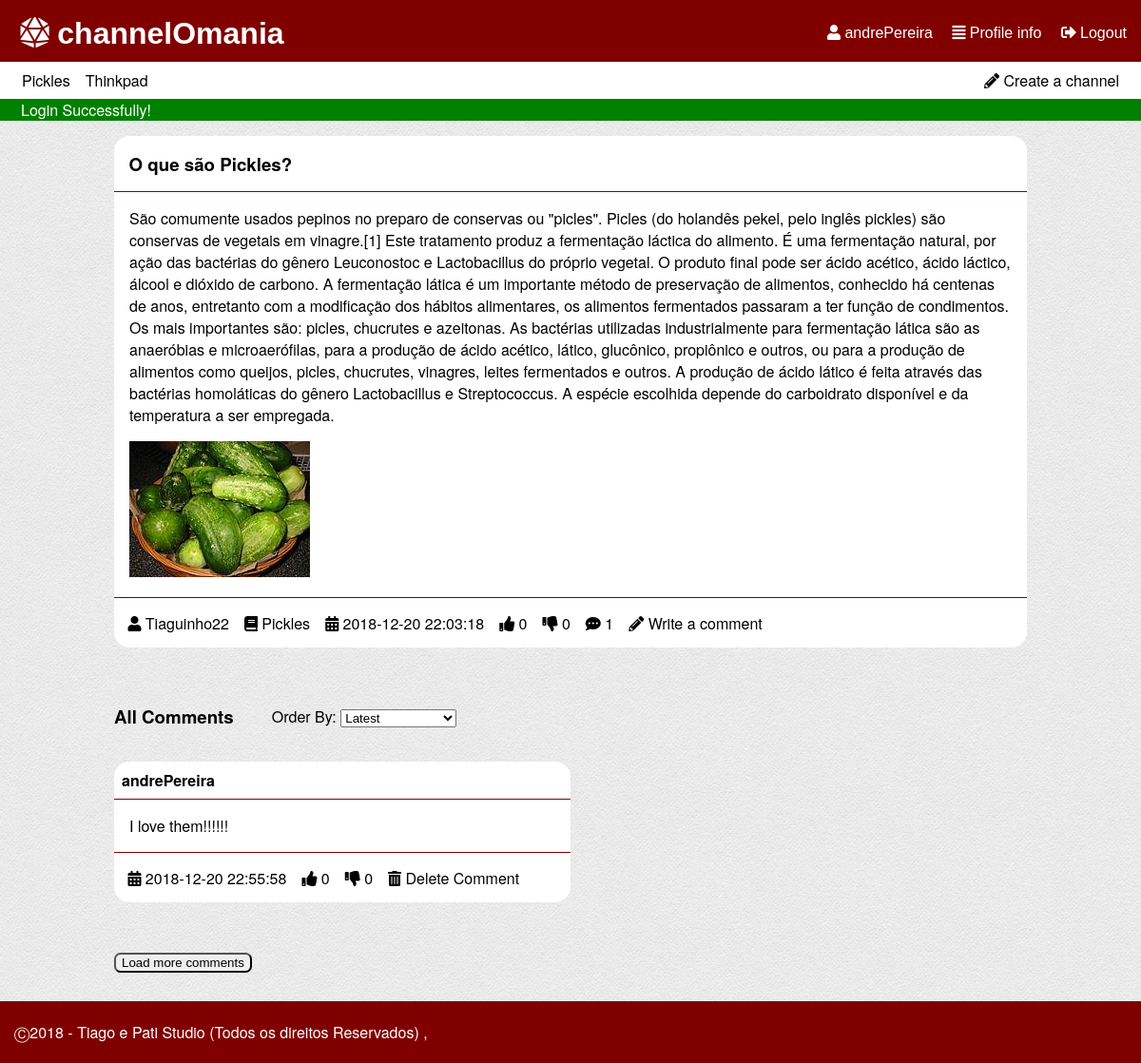
/pages/story.php?storyId=2 (signed in), run on the app's committed database.
### tables this page shows
CREATE TABLE "channel" (
	`ID`	INTEGER NOT NULL,
	`name`	TEXT NOT NULL CHECK(length(name) > 0 and length(name) < 30) UNIQUE,
	`coverImage`	TEXT,
	`author`	INTEGER NOT NULL,
	PRIMARY KEY(`ID`),
	FOREIGN KEY(`author`) REFERENCES `user`(`ID`) ON DELETE Cascade ON UPDATE No Action
);

CREATE TABLE "story" (
	`storyID`	INTEGER NOT NULL,
	`title`	TEXT NOT NULL CHECK(length ( title ) > 0 and length ( title ) < 80),
	`content`	TEXT NOT NULL CHECK(length ( content ) > 0),
	`upvotes`	INTEGER NOT NULL DEFAULT 0,
	`downvotes`	INTEGER NOT NULL DEFAULT 0,
	`author`	INTEGER NOT NULL,
	`date`	TEXT NOT NULL CHECK(length ( date ) > 0),
	`channel`	INTEGER NOT NULL,
	`image`	TEXT,
	PRIMARY KEY(`storyID`),
	FOREIGN KEY(`channel`) REFERENCES `channel`(`ID`) ON DELETE Cascade ON UPDATE No Action,
	FOREIGN KEY(`author`) REFERENCES `user`(`ID`) ON DELETE Cascade ON UPDATE No Action
);

CREATE TABLE "user" (
	`ID`	INTEGER NOT NULL PRIMARY KEY AUTOINCREMENT,
	`username`	TEXT NOT NULL CHECK(length ( username ) > 0 and length ( username ) < 16),
	`email`	TEXT NOT NULL,
	`password`	TEXT NOT NULL CHECK(length ( password ) > 5),
	`birth`	TEXT CHECK(length ( birth ) > 0),
	`profilePic`	TEXT,
	`score`	INTEGER DEFAULT 0,
	CONSTRAINT `username` UNIQUE(`username`)
);

CREATE TABLE "comment" (
	`ID`	INTEGER NOT NULL,
	`content`	TEXT NOT NULL CHECK(length ( content ) > 0),
	`date`	TEXT NOT NULL CHECK(length ( date ) > 0),
	`story`	INTEGER NOT NULL,
	`author`	INTEGER NOT NULL,
	`upvotes`	INTEGER NOT NULL DEFAULT 0,
	`downvotes`	INTEGER NOT NULL DEFAULT 0,
	`parent_comment`	INTEGER DEFAULT NULL,
	`image`	INTEGER,
	FOREIGN KEY(`author`) REFERENCES `user`(`ID`) ON DELETE Cascade ON UPDATE No Action,
	FOREIGN KEY(`story`) REFERENCES `story`(`storyID`) ON DELETE Cascade ON UPDATE No Action,
	CONSTRAINT `FK_parent_comment` FOREIGN KEY(`parent_comment`) REFERENCES `comment`(`ID`) ON DELETE No Action ON UPDATE No Action,
	PRIMARY KEY(`ID`)
);

### pages/story.php (called while the page is built, shortened)
<?php
  include_once('../database/db_story.php');
  include_once('../database/db_list.php');
  include_once('../templates/tpl_common.php');
  include_once('../templates/tpl_story.php');
  $story = getStory($_GET['storyId']);
  draw_header($story['title']);
  draw_story($story);
  $storyID = $story['storyID'];
  $comments = getCommentsByStory($storyID);
  draw_comments($comments);
  draw_footer();
?>

### database/db_list.php (called while the page is built, shortened)
<?php
function getCommentsByStory($storyID,$sort='',$offset=0,$limit=5) {
  switch($sort){
    default:
      $order = 'ID DESC';
      break;
  }
  $db = Database::instance()->db();
  $stmt = $db->prepare('SELECT *, comment.ID AS comID FROM comment INNER JOIN user ON author == user.ID WHERE comment.story = ? ORDER BY '.$order.' LIMIT ? OFFSET ?');
  $stmt->execute(array($storyID,$limit,$offset));
  return $stmt->fetchAll();
}
function listChannel($sort='') {
  switch($sort){
    case 'mActive':
      $order = 'n_stories DESC';
      break;
  }
  $db = Database::instance()->db();
  $stmt = $db->prepare('SELECT *,(SELECT COUNT(*) FROM story WHERE story.channel == channel.ID) AS n_stories,channel.ID as channelId FROM channel INNER JOIN user ON author=user.ID ORDER BY '.$order);
  $stmt->execute();
  return $stmt->fetchAll();
}
?>

### database/db_story.php (called while the page is built, shortened)
<?php
function getStory($id) {
  $db = Database::instance()->db();
  $stmt = $db->prepare('SELECT *,(SELECT COUNT(*) FROM comment WHERE comment.story == storyID) AS n_comments,channel.name AS channelName,story.author AS storyAuthor FROM story INNER JOIN user ON user.ID == story.author INNER JOIN channel ON channel.ID == story.channel  WHERE storyID == ?');
  $stmt->execute(array($id));
  return $stmt->fetch();
}
 ?>

### templates/tpl_story.php (the view, shortened to what this page needs)
<?php include_once('../templates/tpl_mainpage.php'); ?>
<?php include_once('../database/db_list.php'); ?>
<?php function draw_story($story) { ?>
  <section id="story">
    <article>
      <header>
        <h1><?php echo($story['title']); ?></h1>
      </header>
      <p><?php echo($story['content']); ?></p>
      <?php if($story['image']!=NULL){ ?>
      <a href="../files/storyImages/<?php echo($story['image'])?>" target="_blank"><img id="story_image" src="../files/smallStoryImages/<?php echo($story['image']); ?>" alt="<?php echo($story['title']); ?>'s image"></a>
      <?php }?>
      <footer><?php draw_story_info($story); ?></footer>
    </article>
  </section>
<?php } ?>
<?php function draw_comments($comments) { ?>
  <section id="comments" data-id="<?php if(!empty($comments)) echo($comments[0]['story']); ?>">
  <div id="order_comments"><h3>All Comments</h3>
  <p>Order By:
  <select id='orderSelector'>
    <option value="mRecent">Latest</option>
  </select></p></div>
  <section id="commentList">
  <?php foreach($comments as $comment) { ?>
    <?php draw_comment($comment); ?>
  <?php } ?>
</section>
  <button id="btnLoadComments">Load more comments</button>
  </section>
<?php } ?>
<?php function draw_comment($comment) { ?>
  <section id="comment">
    <article >
      <header>
        <a href="../pages/profile.php?userId=<?php echo($comment['author']); ?>"><?php echo($comment['username']); ?></a>
      </header>
      <p><?php echo($comment['content']); ?></p>
      <footer>
        <ul>
          <li><i class="fas fa-calendar-alt"></i> <?php echo($comment['date']); ?></li>
          <li class="commentUpVote" data-id="<?php echo($comment['comID']); ?>"><i class="fas fa-thumbs-up"></i> <?php echo($comment['upvotes']); ?></li>
          <li class="commentDownVote" data-id="<?php echo($comment['comID']); ?>"><i class="fas fa-thumbs-down"></i> <?php echo($comment['downvotes']); ?></li>
          <?php if($comment['username'] == $_SESSION['username']) { ?>
            <li><a href="../actions/action_delete_comment.php?commentId=<?php echo($comment['comID']); ?>&csrf=<?php echo($_SESSION['csrf']); ?>"><i class="fas fa-trash-alt"></i> Delete Comment</a></li>
          <?php } ?>
        </ul>
      </footer>
    </article>
  </section>
<?php } ?>

### templates/tpl_common.php (shortened to what this page needs)
<?php function draw_header($tabText = ""){
?>
<!DOCTYPE html>
<html lang="en-US">
  <head>
    <link href="../css/style.css" rel="stylesheet">
    <link href="../css/input.css" rel="stylesheet">
    <link href="../css/links.css" rel="stylesheet">
    <link rel="stylesheet" href="https://use.fontawesome.com/releases/v5.5.0/css/all.css">
  </head>
  <body>
    <header id="header">
      <?php if(isset($_SESSION['username'])){ ?>
        <div id='options'>
          <a href="../pages/profile.php"><i class="fas fa-user"></i> <?php echo($_SESSION['username']) ?></a>
          <a href="../pages/profile.php"><i class="fas fa-align-justify"></i> Profile info</a>
          <a href="../actions/action_logout.php"><i class="fas fa-sign-out-alt"></i> Logout</a>
        </div>
      <?php } ?>
      <h1><a href="mainpage.php"><i class="fas fa-dice-d20"></i> channelOmania</a></h1>
    </header>
    <?php if(isset($_SESSION['username'])){ ?>
    <div id="list_channels">
      <p><a href = "../pages/new_channel.php" ><i class="fas fa-pencil-alt"></i> Create a channel</a></p>
      <?php $channels = listChannel('mActive'); ?>
      <ul>
      <?php if(count($channels) > 5) { ?>
        <?php for ($i=0; $i < 5; $i++) { ?>
          <li><a href = "../pages/channel.php?channelId=<?php echo($channels[$i]['channelId']); ?>" ><?php echo($channels[$i]['name']); ?></a></li>
        <?php } ?>
          <li id="moreChannels"><a href = "../pages/all_channels.php" >More Channels</a></li>
      <?php } else { ?>
        <?php foreach($channels as $channel_list){ ?>
          <li><a href = "../pages/channel.php?channelId=<?php echo($channel_list['channelId']); ?>" ><?php echo($channel_list['name']); ?></a></li>
        <?php } ?>
      <?php } ?>
      </ul>
    </div>
    <?php } ?>
    <?php if (isset($_SESSION['messages'])) {?>
      <section id="messages">
        <?php foreach($_SESSION['messages'] as $message) { ?>
          <div class="<?=$message['type']?>"><?=$message['content']?></div>
        <?php } ?>
      </section>
    <?php unset($_SESSION['messages']); } ?>
<?php } ?>
<?php function draw_footer(){
  ?>
  <footer class="footer">
    <p>	&#9400;2018 - Tiago e Pati Studio (Todos os direitos Reservados) ,</p>
  </footer>
</body>
</html>
<?php }
 ?>

### templates/tpl_mainpage.php (shortened to what this page needs)
<?php include_once('../templates/tpl_story.php'); ?>
<?php function draw_story_info($story) { ?>
  <ul>
    <li><a href="../pages/profile.php?userId=<?php echo($story['storyAuthor']); ?>"><i class="fas fa-user"></i> <?php echo($story['username']); ?></a></li>
    <li><a href="../pages/channel.php?channelId=<?php echo($story['channel']); ?>"><i class="fas fa-book"></i> <?php echo($story['channelName']); ?></a></li>
    <li><i class="fas fa-calendar-alt"></i> <?php echo($story['date']); ?></li>
    <li class="nUpVote" data-id="<?php echo($story['storyID']); ?>"><i class="fas fa-thumbs-up"></i> <?php echo($story['upvotes']); ?></li>
    <li class="nDownVote" data-id="<?php echo($story['storyID']); ?>"><i class="fas fa-thumbs-down"></i> <?php echo($story['downvotes']); ?></li>
    <li><i class="fas fa-comment-dots"></i> <?php echo($story['n_comments']); ?></li>
    <li><a href="../pages/new_comment.php?storyId=<?php echo($story['storyID']); ?>"><i class="fas fa-pencil-alt"></i> Write a comment</a></li>
  </ul>
<?php } ?>

### css/style.css (style rules this page uses)
body { font-family: IBMPlexSans, Helvetica Neue, Segoe UI, Helvetica, Verdana, Arial, sans-serif; background-image: url("../files/background.png"); margin: 0; }
ul { display: flex; flex-wrap: wrap; flex-direction: row; padding: 0; margin: 0; }
li { text-align: center; list-style-type: none; padding: 0.5em; }
#list_channels { background-color: white; position: relative; padding: 0px 15px; }
#list_channels p { float: right; margin: 0; }
#list_channels li, #list_channels p { padding: 0; }
#header { background-color: #800000; padding: 0.2em 15px; position: relative; }
#header h1 { margin: 0.2em; }
h1 { margin-left: 0.5em; }
#options { float: right; height: 0; }
article { background-color: white; width: 80%; margin: auto; border-radius: 1em; margin-bottom: 40px; }
article h1 { margin: auto; }
article header { margin-top: 1em; padding: 0.5em; border-bottom: 1px solid #800000; }
article p, article p,article img { padding-left: 1em; padding-right: 1em; }
article img { padding-bottom: 1em; }
article img { align-self: auto; }
article footer { padding: 0.4em; border-top: 1px solid #800000; }
#messages .error,#messages .success { padding-left: 22px; }
#messages .success { background-color: green; color: white; }
body,html { min-height: 80vh; }
#header div { margin-top: 1.2em; }
#order_comments { display: flex; margin-left: 20%; }
#order_comments p { margin: 1.3em 1em 1em 2.5em; }
#btnLoadComments, #btnLoadStories { margin-top: 1em; margin-left: 10%; border-radius: 0.5em; }
#storyList article h1, #story article h1 { margin: auto; padding: 0.4em; }
.footer { clear: left; bottom: auto; margin-top: 30px; padding: 5px 15px; background-color: #800000; color: white; }
#comments { width: 80%; margin: auto; }
#comments #order_comments { margin-left: 0px; }
#comments #commentList #comment article { margin-left: 0px; width: 50%; }
#comments #btnLoadComments { margin-left: 0; }

### css/links.css (style rules this page uses)
#header a { color: white; font-family: Helvetica; }
#header div a { list-style-type: none; padding-left: 1em; }
a:link, a:visited { color: black; text-decoration: none; }
#list_channels li a, #list_channels p a { padding: 0.5em 0.5em; display: block; }
article header a, #story_preview h3 a { font-weight: bold; }

### data on the page
channel: name "Pickles"
channel: name "Thinkpad"
story: title "O que são Pickles?", content "São comumente usados pepinos no preparo de conservas ou \"picles\". Picles (do holandês pekel, pelo inglês pickles) são conservas de vegetais em vinagre.[1] Este tratamento produz a fermentação láctica do alimento. É uma fermentação natural, por ação das bactérias do gênero Leuconostoc e Lactobacillus do próprio vegetal. O produto final pode ser ácido acético, ácido láctico, álcool e dióxido de carbono. A fermentação lática é um importante método de preservação de alimentos, conhecido há centenas de anos, entretanto com a modificação dos hábitos alimentares, os alimentos fermentados passaram a ter função de condimentos. Os mais importantes são: picles, chucrutes e azeitonas. As bactérias…", image (picture), author.username "Tiaguinho22", channel.name "Pickles", date "2018-12-20 22:03:18", upvotes "0", downvotes "0"
comment: author.username "andrePereira", content "I love them!!!!!!", date "2018-12-20 22:55:58", upvotes "0", downvotes "0"

### other printed values
$_SESSION['username'] "andrePereira"
$message['content'] "Login Successfully!"
$story['n_comments'] "1"
